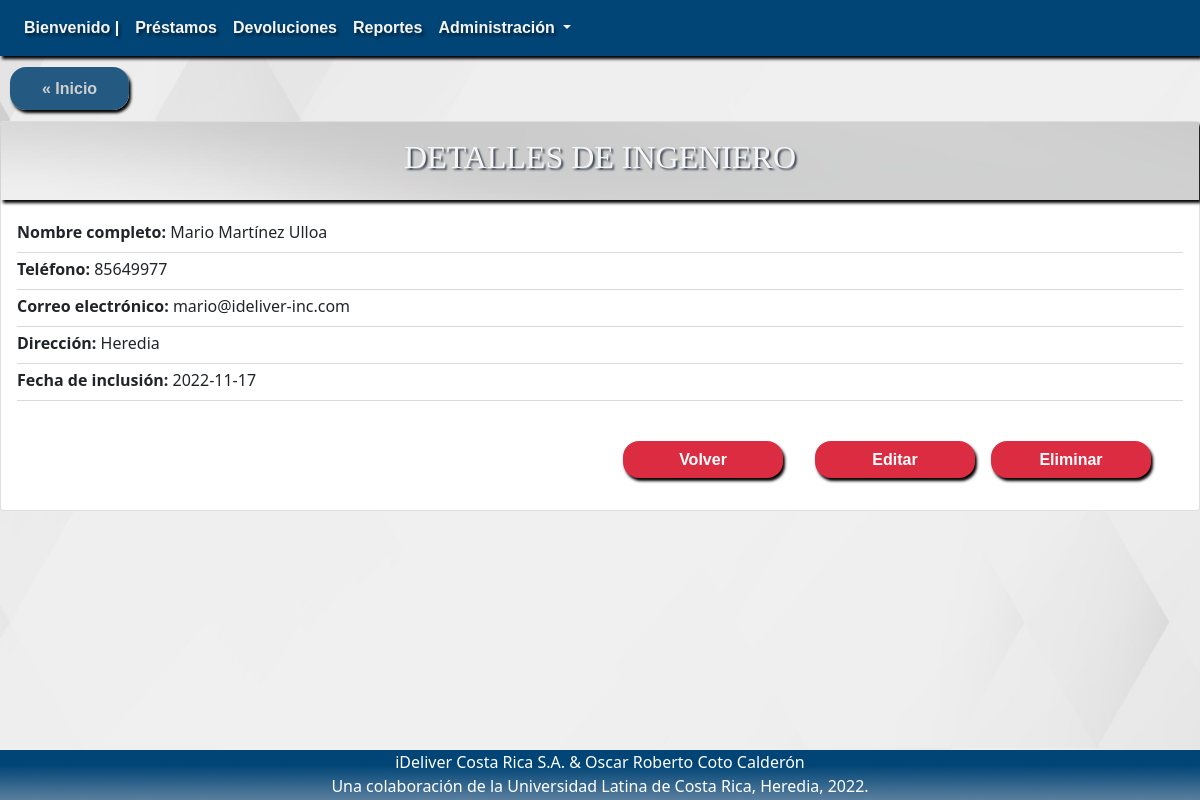
Page /?c=detalleIngeniero&idIngeniero=1 on the committed database.
### tables this page shows
CREATE TABLE `ingeniero` (
  `idIngeniero` varchar(25) NOT NULL,
  `primerNombre` varchar(50) NOT NULL,
  `segundoNombre` varchar(50) DEFAULT NULL,
  `primerApellido` varchar(50) NOT NULL,
  `segundoApellido` varchar(50) DEFAULT NULL,
  `telefono` varchar(25) DEFAULT NULL,
  `correoElectronico` varchar(50) DEFAULT NULL,
  `direccion` varchar(500) DEFAULT NULL,
  `fechaInclusion` date DEFAULT current_timestamp()
);

### Controller/detalleIngeniero.php (called while the page is built, shortened)
<?php
include 'model/Ingeniero.php';
$ingenieroId = $_GET['idIngeniero'];
$sIngeniero = new Ingeniero();
$selectIngeniero = $sIngeniero->read_ingenieros($ingenieroId);
include 'view/verDetalleIngeniero.php';

### Model/Ingeniero.php (called while the page is built, shortened)
<?php
class Ingeniero
{
  public function __construct($idIngeniero = "",$primerNombre = "", $segundoNombre = "", $primerApellido = "", $segundoApellido = "", $telefono = "", $correoElectronico = "", $direccion = "", $fechaInclusion = "") {
    $this->idIngeniero = $idIngeniero;
    $this->primerNombre = $primerNombre;
    $this->primerApellido = $primerApellido;
    $this->segundoApellido = $segundoApellido;
    $this->telefono = $telefono;
    $this->correoElectronico = $correoElectronico;
    $this->direccion = $direccion;
    $this->fechaInclusion = $fechaInclusion;
  }
  function read_ingenieros($idIngeniero = "")
  {
    $rows = [];
    try {
      $sql = "SELECT * FROM ingeniero";
      if ($idIngeniero) {
        $sql .= " WHERE idIngeniero='$idIngeniero'";
      }
      $pdo = new connection();
      $pdo = $pdo->open();
      $result = $pdo->query($sql);
      foreach ($result->fetchAll() as $value) {
        $rows[] = new Ingeniero(
        $value['idIngeniero'],
        $value['primerNombre'],
        $value['segundoNombre'],
        $value['primerApellido'],
        $value['segundoApellido'],
        $value['telefono'],
        $value['correoElectronico'],
        $value['direccion'],
        $value['fechaInclusion']);
      }
    } catch (Exception $ex) {
      error_log("Error en la funcion" . __FUNCTION__ . " en el archivo" . __FILE__ . " con el error " . $ex->getMessage());
    }
    return $rows;
  }
}

### View/verDetalleIngeniero.php (the view, shortened to what this page needs)
<div class="upside">
    <a href="index.php" class="Inicio">« Inicio</a>
</div>
<div class="card" id="ListaCompleta">
    <div class="card-title">
        <h2> DETALLES DE INGENIERO </h2>
    </div>
    <?php
        foreach ($selectIngeniero as $value) {    ?>
    <div class="card-body">
        <p class="card-subtitle mb-2" id="card-subtitle">
            <strong>Nombre completo: </strong> <?php echo $value->primerNombre; ?> <?php echo $value->segundoNombre; ?>
            <?php echo $value->primerApellido; ?> <?php echo $value->segundoApellido; ?></p>
                <div class="dropdown-divider"></div>
        <p class="card-subtitle mb-2" id="card-subtitle">
            <strong>Teléfono: </strong> <?php echo $value->telefono; ?></p>
                    <div class="dropdown-divider"></div>
        <p class="card-subtitle mb-2" id="card-subtitle">
            <strong>Correo electrónico: </strong> <?php echo $value->correoElectronico; ?></p>
                    <div class="dropdown-divider"></div>
        <p class="card-subtitle mb-2" id="card-subtitle">
            <strong> Dirección: </strong><?php echo $value->direccion; ?></p>
                <div class="dropdown-divider"></div>
        <p class="card-subtitle mb-2" id="card-subtitle">
            <strong>Fecha de inclusión: </strong> <?php echo $value->fechaInclusion; ?></p>
                <div class="dropdown-divider"></div>
    </div>
    <div class="card-dfooter">
        <a href="?c=eliminarIngeniero&idIngeniero=<?php echo $value->idIngeniero; ?>" class="card-link">Eliminar</a>
        <a href="?c=actualizarIngeniero&idIngeniero=<?php echo $value->idIngeniero; ?>" class="card-link">Editar</a>
        <a href="?c=detalleAllIngeniero" class="card-link">Volver</a>
    </div>
    <?php   }  ?>
</div>

### css/style.css (style rules this page uses)
body { background-image: url("../img/CIDM_wallpaper.jpg"); background-position: center; background-attachment: fixed; background-size:cover; }
.card { margin: auto; width: 100%; display: flexbox; }
.card .card-title { background-image: url("../img/card-subtitle-wallpaper.jpg"); color: whitesmoke; text-align: center; font-family: "Arial Black"; box-shadow: 2px 3px 3px black; }
.card .card-title h2 { text-shadow: 2px 2px 2px #3F4756; padding: 1rem; }

### css/style1.css (style rules this page uses)
#ListaCompleta { margin-top: 10px; width: inherit; }
.upside { margin-top: 20px; margin-left: 10px; margin-bottom: 20px; }
.upside .Inicio { margin: auto; padding: 0.8rem 2rem; text-align: center; background: #245a81; color: #cfcfcf; text-decoration: none; width: 50%; box-shadow: 2px 3px 3px black; font-family: "Arial", Arial, sans-serif; font-weight: bold; border-radius: 1rem; }
.card-dfooter { margin-top: 1rem; margin-right: 2rem; margin-bottom: 2rem; }
.card-dfooter .card-link { float: right; margin-right: 1rem; padding: 0.4rem 2rem; text-align: center; background: #dc2c41; color: white; text-decoration: none; width: 10rem; box-shadow: 2px 3px 3px black; font-family: "Arial", Arial, sans-serif; font-weight: bold; border-radius: 1rem; }

### rows in the picture
ingeniero: primerNombre "Mario", primerApellido "Martínez", segundoApellido "Ulloa", telefono "85649977", correoElectronico "mario@ideliver-inc.com", direccion "Heredia", fechaInclusion "2022-11-17"
